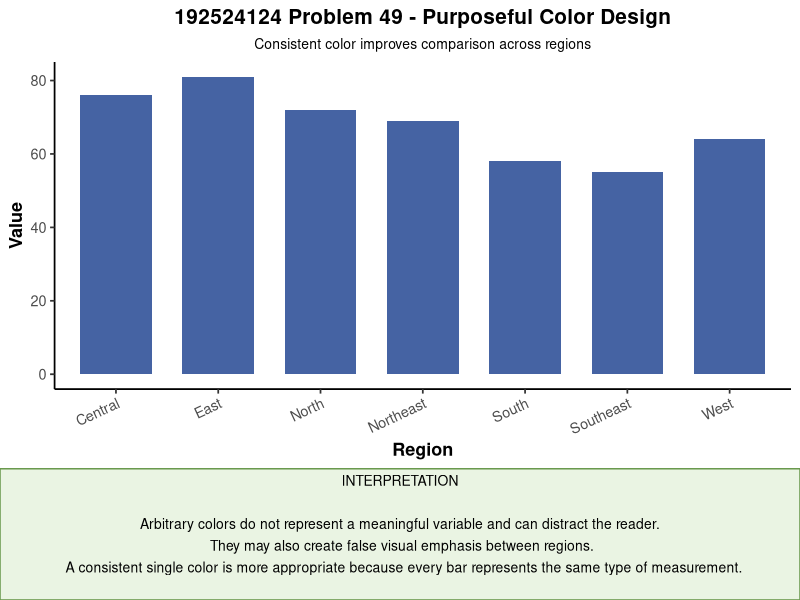

This figure's R source:
# Problem 49 - Purposeful Color Design

library(ggplot2)
library(gridExtra)
library(grid)

data <- data.frame(
  Region = c(
    "North",
    "South",
    "East",
    "West",
    "Central",
    "Northeast",
    "Southeast"
  ),
  Value = c(
    72,
    58,
    81,
    64,
    76,
    69,
    55
  )
)

p <- ggplot(
  data,
  aes(
    x = Region,
    y = Value
  )
) +
  geom_col(
    fill = "#4563A3",
    width = 0.7
  ) +
  labs(
    title = "192524124 Problem 49 - Purposeful Color Design",
    subtitle = "Consistent color improves comparison across regions",
    x = "Region",
    y = "Value"
  ) +
  theme_classic(base_size = 13) +
  theme(
    plot.title = element_text(
      hjust = 0.5,
      face = "bold",
      size = 15
    ),
    plot.subtitle = element_text(
      hjust = 0.5,
      size = 10
    ),
    axis.title = element_text(face = "bold"),
    axis.text.x = element_text(
      angle = 25,
      hjust = 1
    )
  )

interpretation <- textGrob(
  paste0(
    "INTERPRETATION\n\n",
    "Arbitrary colors do not represent a meaningful variable and can distract the reader.\n ",
    "They may also create false visual emphasis between regions.\n  ",
    "A consistent single color is more appropriate because every bar represents the same type of measurement.\n "
  ),
  x = 0.5,
  y = 0.5,
  hjust = 0.5,
  vjust = 0.5,
  gp = gpar(
    fontsize = 10,
    lineheight = 1.3
  )
)

green_box <- grobTree(
  rectGrob(
    gp = gpar(
      fill = "#EAF4E3",
      col = "#6A994E",
      lwd = 1.5
    )
  ),
  interpretation
)

grid.newpage()

grid.arrange(
  p,
  green_box,
  ncol = 1,
  heights = c(5, 1.4)
)
